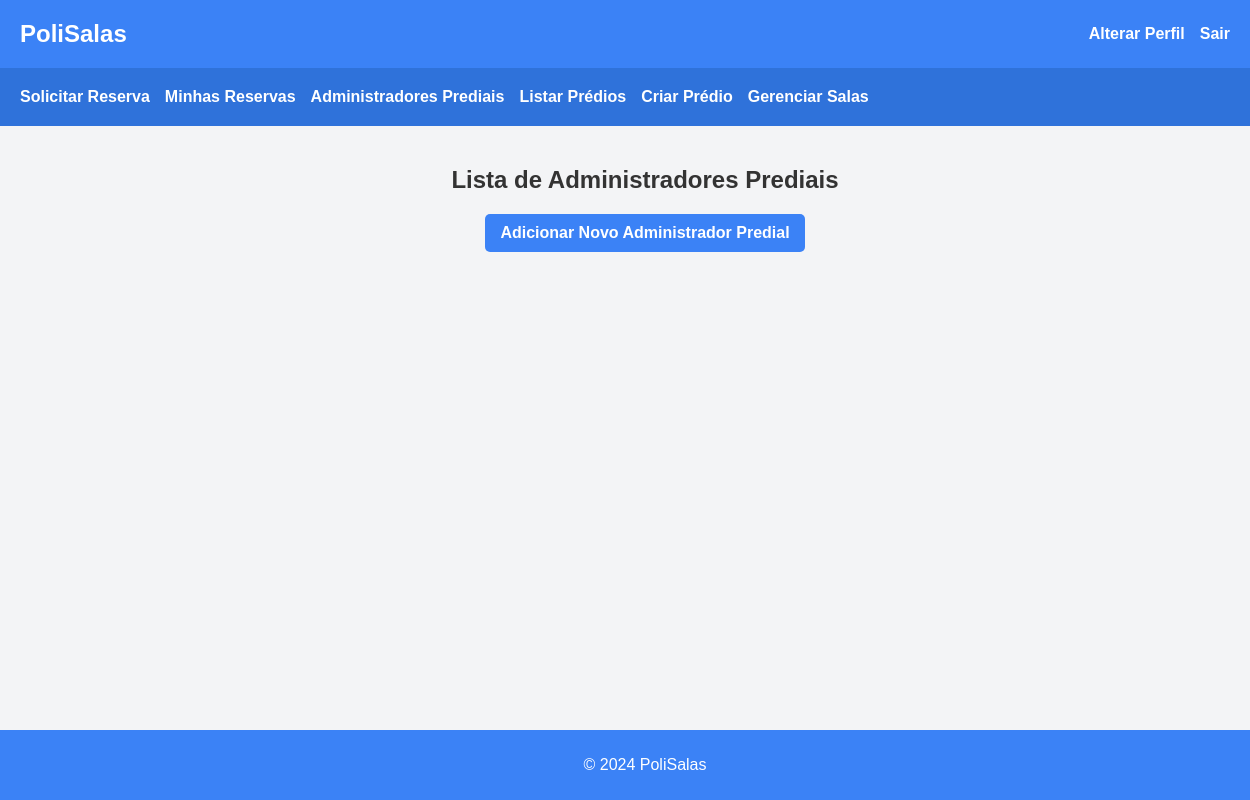
/administradores_prediais/ (signed in), run on an earlier commit of the app's database.
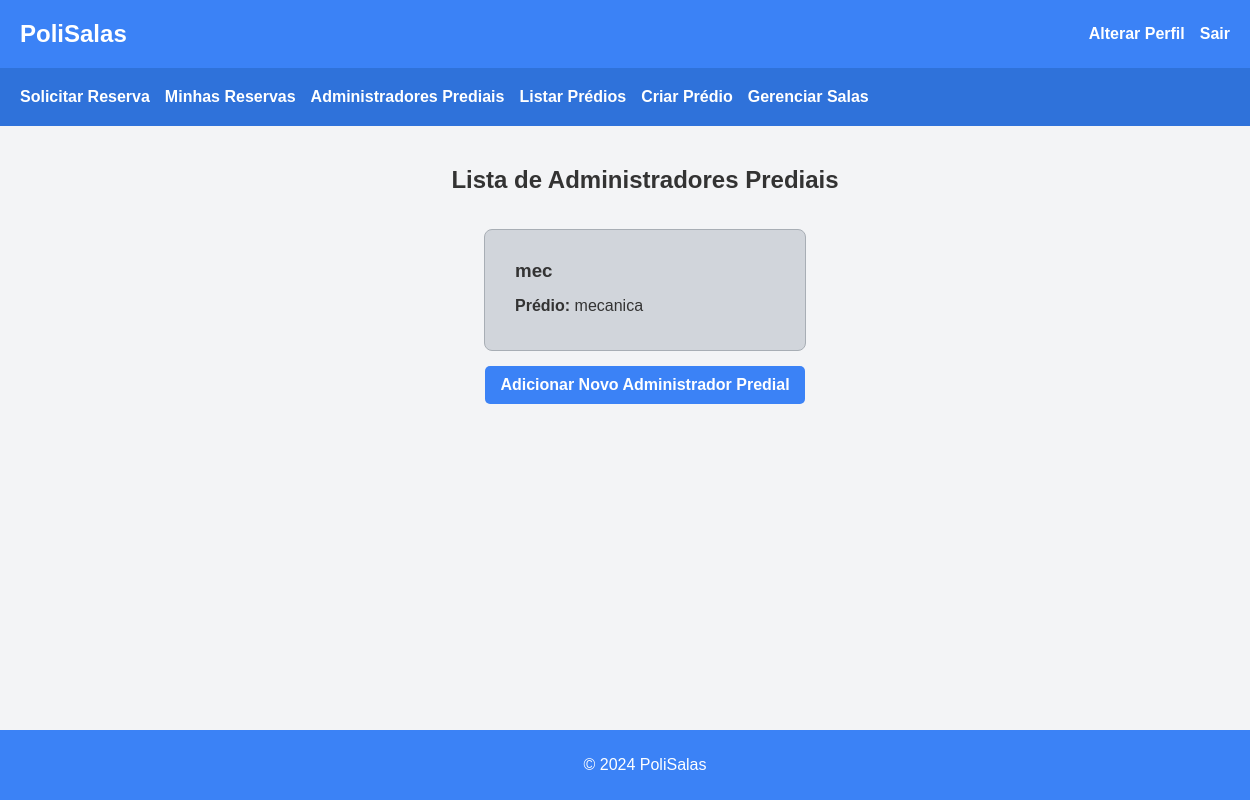
And on a later commit of the database.
### reservas/models.py (models this page shows, shortened)
class Usuario(AbstractUser):
    is_building_administrator = models.BooleanField(default=False)
    telefone = models.CharField(max_length=20, blank=True, null=True)
    nome_representante = models.CharField(max_length=100, blank=True, null=True)
    telefone_representante = models.CharField(max_length=20, blank=True, null=True)
    email_representante = models.EmailField(blank=True, null=True)

class AdministracaoPredial(models.Model):
    usuario = models.OneToOneField(settings.AUTH_USER_MODEL, on_delete=models.CASCADE)
    departamento = models.CharField(max_length=100)
    predio = models.OneToOneField(Predio, on_delete=models.CASCADE, related_name='administracao')

class Predio(models.Model):
    nome = models.CharField(max_length=100)
    endereco = models.CharField(max_length=200)

### reservas/views.py (the view)
# urls.py: path('administradores_prediais/', views.lista_administradores_prediais, name='lista_administradores_prediais'),
@user_passes_test(is_superuser)
def lista_administradores_prediais(request):
    administradores = Usuario.objects.filter(is_building_administrator=True)
    return render(request, 'reservas/lista_administradores_prediais.html', {'administradores': administradores})

### reservas/views.py (called while the page is built)
def is_superuser(user):
    return user.is_superuser

### reservas/templates/reservas/lista_administradores_prediais.html
{% extends 'reservas/base.html' %}
{% block content %}
<h2>Lista de Administradores Prediais</h2>
<div class="cards-container">
    {% for admin in administradores %}
    <div class="card">
        <div class="card-content">
            <h3>{{ admin.username }}</h3>
            <p><strong>Prédio:</strong> {{ admin.administracaopredial.predio.nome }}</p>
        </div>
    </div>
    {% endfor %}
</div>
<a href="{% url 'criar_administrador_predial' %}" class="button-reserva">Adicionar Novo Administrador Predial</a>
{% endblock %}

What changed in the data, as far as the page shows it:
now on this page (row edited): Usuario: username "mec", administracaopredial.predio.nome "mecanica"
